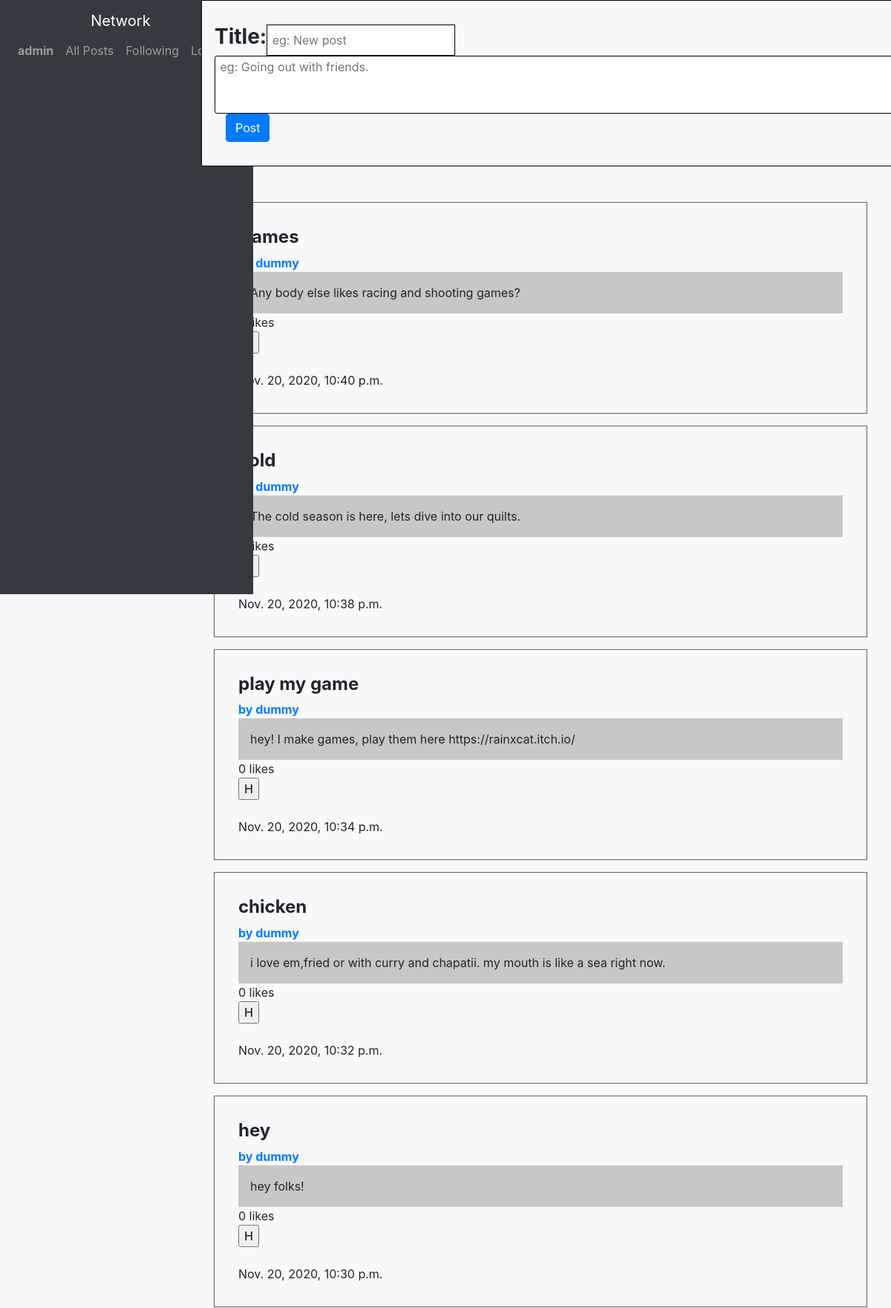
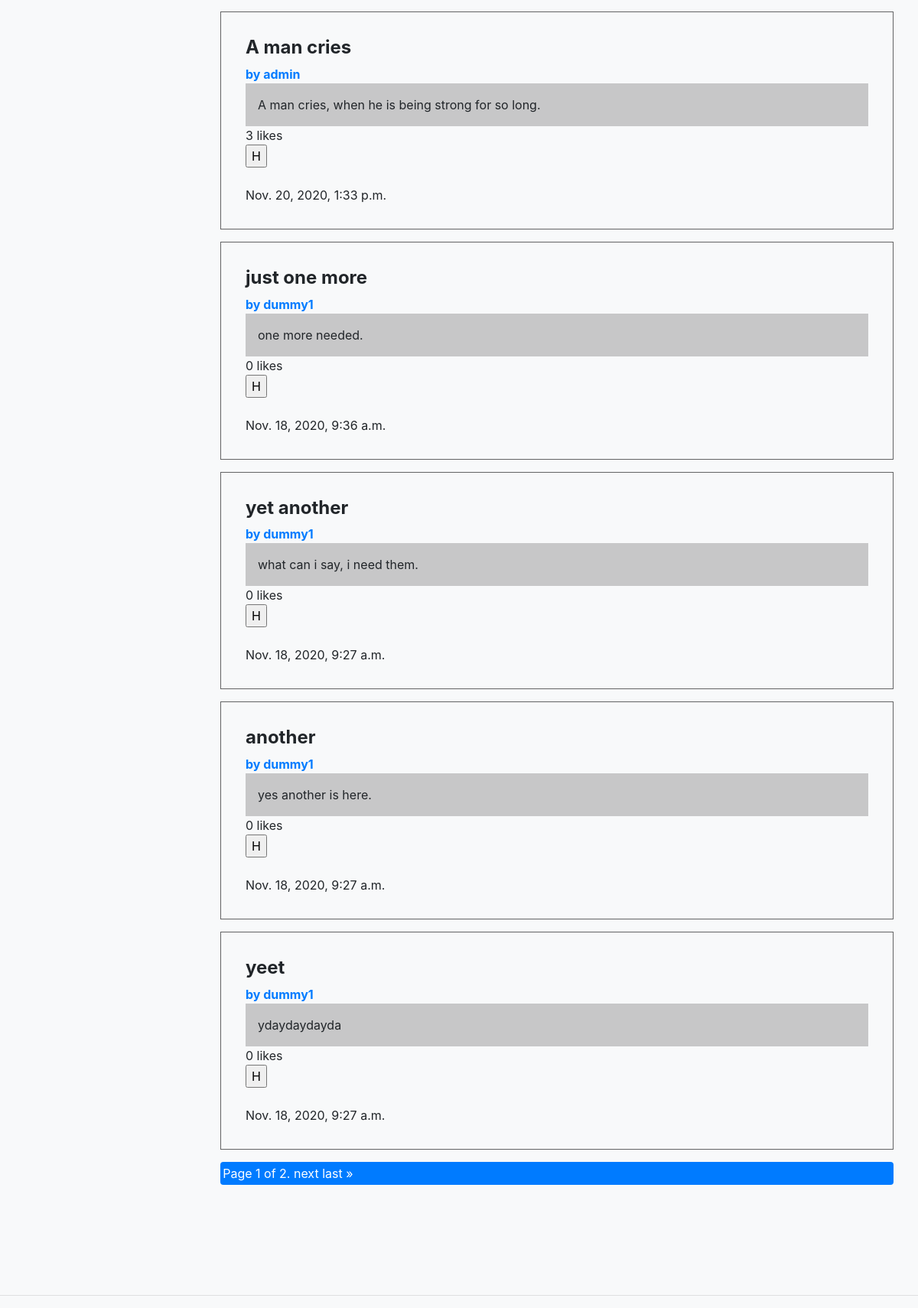
/ (signed in), run on the app's committed database (2 pictures, top to bottom).
### network/models.py (models this page shows, shortened)
class User(AbstractUser):
    pass

class Post(models.Model):
    title = models.CharField(max_length=100, null=False, default='')
    text = models.TextField(max_length=200, null=False, default='')
    user = models.ForeignKey(
        User, on_delete=models.CASCADE, default='', related_name="postby")
    created_on = models.DateTimeField(auto_now=True)
    updated_at = models.DateTimeField(auto_now=True)
    class Meta():
        ordering = ["-created_on"]
    def get_total_likes(self):
        return self.likes.user.count()

class Like(models.Model):
    post = models.OneToOneField(
        Post, on_delete=models.CASCADE, default='', related_name="likes")
    user = models.ManyToManyField(User, default='', related_name="likedby")
    created_at = models.DateTimeField(auto_now=True)
    updated_at = models.DateTimeField(auto_now=True)

### network/views.py (the view)
# urls.py: path("", views.index, name="index"),
def index(request):
    posts = Post.objects.all()
    paginator = Paginator(posts, 10)
    page_number = request.GET.get('page')
    page_obj = paginator.get_page(page_number)
    return render(request, "network/index.html", {
        "postform": NewPost(),
        "page_obj": page_obj,
    })

### network/views.py
class NewPost(forms.Form):
    title = forms.CharField(
        label="title", required=True, widget=forms.TextInput(attrs={"placeholder": " eg: New post"}))
    text = forms.CharField(label="post", widget=forms.Textarea(
        attrs={"rows": 3, "cols": 115, "placeholder": " eg: Going out with friends."}), required=True)

### network/templates/network/index.html (shortened to what this page needs)
{% extends "network/layout.html" %}
{% block body %}
{% if user.is_authenticated %}
<div class="container-sm" id="formmain">
  <form id="postform" class="bg-light text-black" action="{% url 'post' %}" method="post">
    <div class="row">
      <h3><strong>Title: </strong></h3>{{postform.title}}
    </div>
    <div class="row">
      {{postform.text}}
    </div>
    <input class="btn btn-primary" type="submit" value="Post">
  </form>
</div>
{% endif %}
{% if user.is_authenticated %}
<div class="container-sm bg-light" id="postsmain">
  {%else%}
  <div class="container-sm bg-light" id="postsmain1">
    {%endif%}
    {%for post in page_obj%}
    <div class="container post">
      <h4><strong>{{post.title}}</strong></h4>
      <a href="{% url 'user' post.user %}"><strong>by {{post.user}}</strong></a>
      <div class="posttext">
        {{post.text}}
      </div>
      {% if post.get_total_likes %}
      <span>{{post.get_total_likes}} likes</span>
      {% else %}
      <span>0 likes</span>
      {% endif %}
      <form action="#" method="post">
        <input type="submit" name="" value="H">
      </form>
      <br>
      <span>{{post.created_on}}</span>
    </div>
    {% endfor %}
    <div class="pagination bg-primary text-white" style="padding:.2rem;">
      <span class="step-links">
        <span class="current">
          Page {{ page_obj.number }} of {{ page_obj.paginator.num_pages }}.
        </span>
        {% if page_obj.has_next %}
        <a class="text-white" href="?page={{ page_obj.next_page_number }}">next</a>
        <a class="text-white" href="?page={{ page_obj.paginator.num_pages }}">last &raquo;</a>
        {% endif %}
      </span>
    </div>
  </div>
  {% endblock %}

### network/templates/network/layout.html (shortened to what this page needs)
{% load static %}
<!DOCTYPE html>
<html lang="en">
<head>
  <link rel="stylesheet" href="https://stackpath.bootstrapcdn.com/bootstrap/4.4.1/css/bootstrap.min.css">
  <link href="{% static 'network/styles.css' %}" rel="stylesheet">
</head>
<body>
  <div class="section">
    <nav class="navbar navbar-expand-lg navbar-dark bg-dark">
      <a class="navbar-brand" href="#">Network</a>
      <div>
        <ul class="navbar-nav mr-auto">
          {% if user.is_authenticated %}
          <li class="nav-item">
            <a class="nav-link" href="{% url 'user' user.username %}"><strong>{{ user.username }}</strong></a>
          </li>
          {% endif %}
          <li class="nav-item">
            <a class="nav-link" href="{% url 'index' %}">All Posts</a>
          </li>
          {% if user.is_authenticated %}
          <li class="nav-item">
            <a class="nav-link" href="#">Following</a>
          </li>
          <li class="nav-item">
            <a class="nav-link" href="{% url 'logout' %}">Log Out</a>
          </li>
          {% endif %}
        </ul>
      </div>
    </nav>
    <main>
      {% block body %}
      {% endblock %}
    </main>
  </div>
  <hr>
</body>
</html>

### network/static/network/styles.css (style rules this page uses)
:root { font-size: 16px; --text-primary: rgba(0, 0, 0, .9); --text-secondary: lightblue; --bg-primary: lightblue; --bg-secondary: lightgreen; --transition-speed: 160ms; }
.section { position: relative; display: flex; flex-direction: column; }
.section main { margin-left: 16rem; }
body { background-color: var(--light); }
main { padding: 0; padding-bottom: 6rem; }
.navbar { height: 100vh; position: fixed; display: flex-start; flex-direction: column; }
#postsmain { padding: 2rem; margin-top: 14rem; }
#postsmain .posttext { padding: 1rem; background-color: rgba(0, 0, 0, 0.2); }
#postform { padding: 2rem; height: 14rem; align-items: flex-start; position: fixed; display: flex; flex-direction: column; border-radius: 0; border: .1rem solid black; }
#postform #id_title { border: .1rem solid black; }
#postform #id_text { border: .1rem solid black; border-radius: .2rem; }
.post { padding: 2rem; margin: 1rem 0 1rem 0; border: 0.1rem solid rgba(0, 0, 0, 0.6); }

### data on the page
User: username "admin"
Post: title "Games", user "dummy", text "Any body else likes racing and shooting games?", shows "0 likes", created_on "Nov. 20, 2020, 10:40 p.m."
Post: title "cold", user "dummy", text "The cold season is here, lets dive into our quilts.", shows "0 likes", created_on "Nov. 20, 2020, 10:38 p.m."
Post: title "play my game", user "dummy", text "hey! I make games, play them here https://rainxcat.itch.io/", shows "0 likes", created_on "Nov. 20, 2020, 10:34 p.m."
Post: title "chicken", user "dummy", text "i love em,fried or with curry and chapatii. my mouth is like a sea right now.", shows "0 likes", created_on "Nov. 20, 2020, 10:32 p.m."
Post: title "hey", user "dummy", text "hey folks!", shows "0 likes", created_on "Nov. 20, 2020, 10:30 p.m."
Post: title "A man cries", user "admin", text "A man cries, when he is being strong for so long.", get_total_likes "3", created_on "Nov. 20, 2020, 1:33 p.m."
Post: title "just one more", user "dummy1", text "one more needed.", shows "0 likes", created_on "Nov. 18, 2020, 9:36 a.m."
Post: title "yet another", user "dummy1", text "what can i say, i need them.", shows "0 likes", created_on "Nov. 18, 2020, 9:27 a.m."
Post: title "another", user "dummy1", text "yes another is here.", shows "0 likes", created_on "Nov. 18, 2020, 9:27 a.m."
Post: title "yeet", user "dummy1", text "ydaydaydayda", shows "0 likes", created_on "Nov. 18, 2020, 9:27 a.m."

### other printed values
{{ page_obj.number }} "1"
{{ page_obj.paginator.num_pages }} "2"
